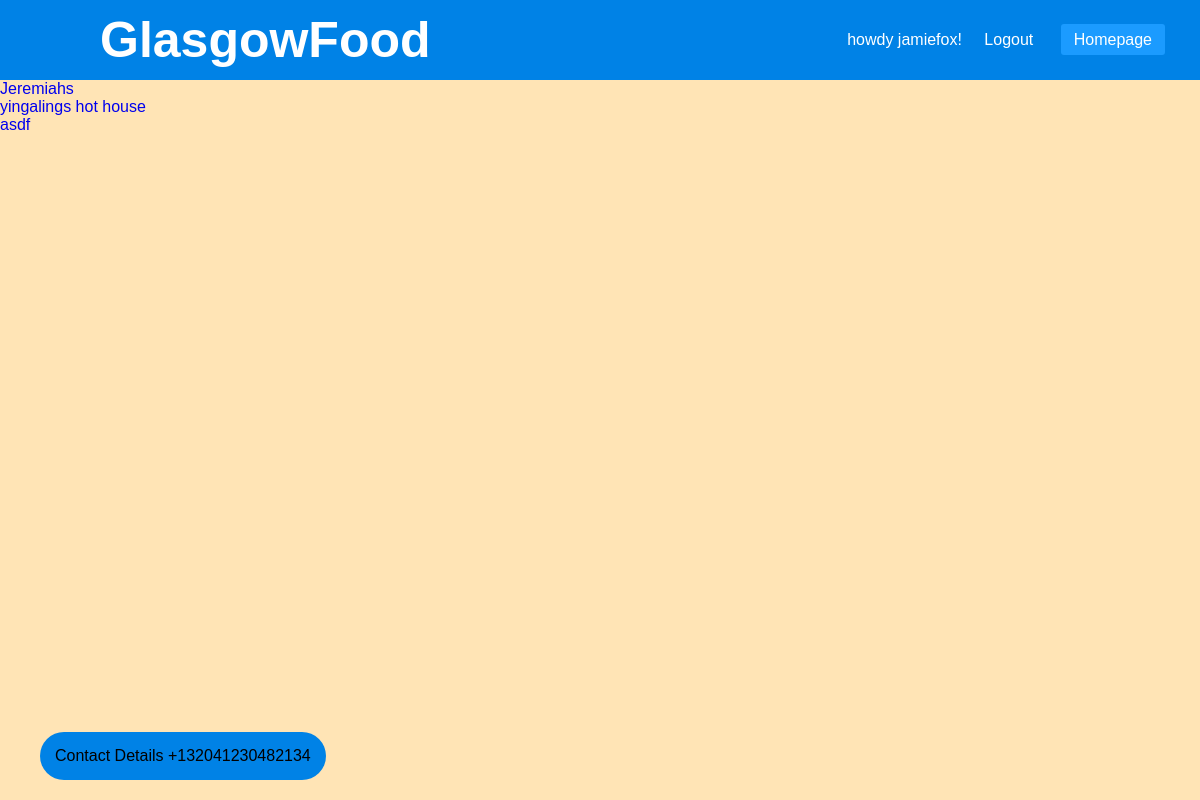
Page /food/restaurants/ (signed in) on the committed database.
### food/models.py (models this page shows, shortened)
class Restaurant(models.Model):
	restaurant_ID = AutoField(primary_key=True)
	owner = models.ForeignKey(UserProfile, on_delete = models.CASCADE, null=True,blank=True)
	name = CharField(max_length = 100)
	slug = models.SlugField(unique=True)
	address = CharField(max_length = 100, blank=True, null=True)
	overview = CharField(max_length = 100)
	detailed = CharField(max_length = 300, blank=True, null=True)
	phone_number = IntegerField(blank=True, null=True)
	email_address = EmailField(blank=True, null=True)
	rating = IntegerField(default=0)
	price = IntegerField(default=0)
	lat = FloatField(default=55.8642)
	lng = FloatField(default=-4.2518)

### food/views.py (the view)
# urls.py: path('restaurants/',views.show_restaurants, name='show_restaurants'),
def show_restaurants(request):
    context_dict = {}
    context_dict['restaurants']= Restaurant.objects.all()
    response = render(request, 'food/restaurants.html', context=context_dict)
    return response

### templates/food/restaurants.html (shortened to what this page needs)
<!DOCTYPE html>
{% extends 'food/base.html' %}
{% load staticfiles %}
{% block body_block %}
    {% for restaurant in restaurants %}
        <li>
            <a href="{% url 'food:show_restaurant' restaurant.slug %}">
                {{ restaurant.name }}
            </a>
        </li>
    {% endfor %}
 {% endblock %}

### templates/food/base.html (shortened to what this page needs)
<!DOCTYPE html>
{% load staticfiles %}
{% load static %}
<html>
	<head>
		<link rel="stylesheet" type="text/css" href="{% static 'css/basic/basic.css' %}">
	  </head>
    <body>
	{% if user.is_authenticated %}
					<nav>
					<label class="logo"> GlasgowFood</label>
					<ul>
					<a>{% if user.is_authenticated %}
				    howdy {{ user.username }}!</a>
					<li><a href="{% url 'food:logout' %}">Logout</a></li>
					<li><a class="active" href="{% url 'food:index' %}">Homepage</a></li>
			{% endif %}
					</ul>
					</nav>
		{% endif %}
		{% block body_block %}{% endblock %}
		<footer>Contact Details +132041230482134</footer>
    </body>
</html>

### static/css/basic/basic.css (style rules this page uses)
* { padding:0; margin: 0; text-decoration: none; list-style: none; box-sizing: border-box; }
html { height:100%; width:100%; }
body { font-family: 'Arial' , 'Helvetica', sans-serif; background:#FFE4B5 url(glasgow.jpg) no-repeat ; background-size:cover; width:100%; height:100%; }
nav { background:#0082e6; }
label.logo { color:white; font-size: 50px; line-height: 80px; padding: 100px; font-weight: bold; margin-left;10px; }
nav ul { color: white; float: right; margin-right: 30px; border-spacing:10px; }
nav ul li { display: inline-block; line-height: 80px; margin:0 5px; }
nav ul li a { color: white; font_size: 17px; padding: 7px 13px; border-radius: 3px; text_transform: uppercase; }
a.active,a:hover { background: #1b9bff; transition:.5s; }
footer { bottom:10px; position: fixed; background:#0082e6; left: 30px; margin:10px; padding:15px; border-radius: 25px; }

### rows in the picture
Restaurant: name "Jeremiahs"
Restaurant: name "yingalings hot house"
Restaurant: name "asdf"

### other values in the picture
{{ user.username }} "jamiefox"
